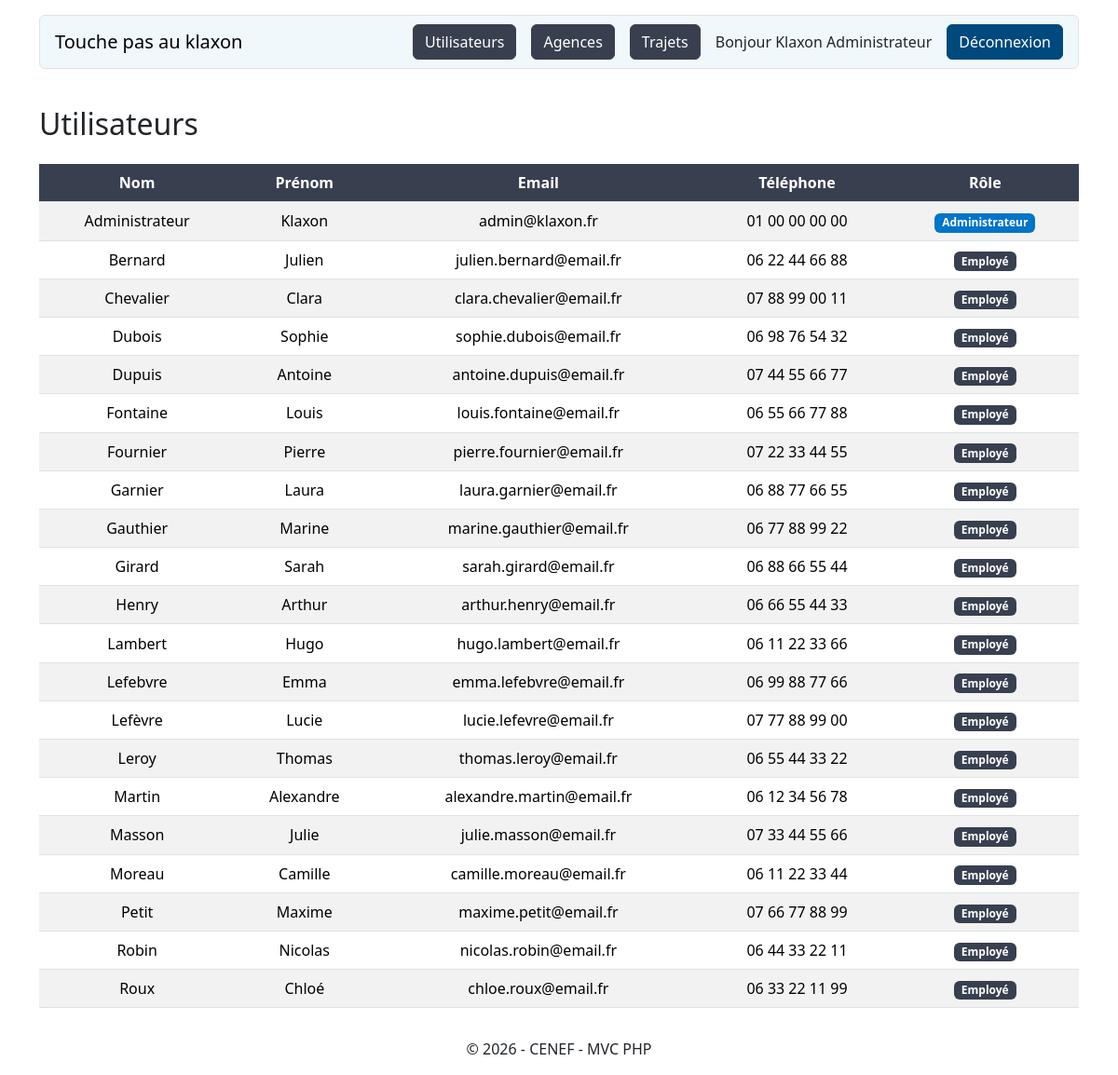
Page /admin/users (signed in) on the committed database.
### tables this page shows
CREATE TABLE employe (
    id_employe INT UNSIGNED NOT NULL AUTO_INCREMENT,
    nom        VARCHAR(100) NOT NULL,
    prenom     VARCHAR(100) NOT NULL,
    telephone  VARCHAR(20)  NOT NULL,
    email      VARCHAR(150) NOT NULL,
    mot_de_passe VARCHAR(255) NOT NULL,
    role       ENUM('user', 'admin') NOT NULL DEFAULT 'user',
    PRIMARY KEY (id_employe),
    CONSTRAINT uq_employe_email UNIQUE (email)
);

### src/Core/Controller.php (called while the page is built, shortened)
<?php
abstract class Controller
{
    protected function render(string $view, array $data = []): void
    {
        View::render($view, $data);
    }
}

### src/Controllers/AdminController.php (called while the page is built, shortened)
<?php
final class AdminController extends Controller
{
    public function users(array $params = []): void
    {
        $this->render('admin/users', [
            'title' => 'Utilisateurs',
            'users' => (new EmployeRepository(Database::getConnection()))->findAll(),
        ]);
    }
}

### public/index.php (called while the page is built, shortened)
<?php
$router = new Router();
$router->dispatch($_SERVER['REQUEST_METHOD'], $_SERVER['REQUEST_URI']);

### src/Models/EmployeRepository.php (called while the page is built, shortened)
<?php
final class EmployeRepository
{
    public function findAll(): array
    {
        $stmt = $this->pdo->query(
            'SELECT id_employe, nom, prenom, telephone, email, role FROM employe ORDER BY nom, prenom'
        );
        $rows = $stmt === false ? [] : $stmt->fetchAll(PDO::FETCH_ASSOC);
        return $rows;
    }
}

### src/Core/Session.php (called while the page is built, shortened)
<?php
final class Session
{
    public static function get(string $key, mixed $default = null): mixed
    {
        return $_SESSION[$key] ?? $default;
    }
}

### src/Core/Auth.php (called while the page is built, shortened)
<?php
final class Auth
{
    public static function user(): ?array
    {
        $user = Session::get('user');
        return $user;
    }
}

### src/Views/admin/users.php (the view, shortened to what this page needs)
<h1 class="h2 my-4">Utilisateurs</h1>
<table class="table table-striped table-klaxon text-center align-middle">
    <thead>
        <tr>
            <th>Nom</th>
            <th>Prénom</th>
            <th>Email</th>
            <th>Téléphone</th>
            <th>Rôle</th>
        </tr>
    </thead>
    <tbody>
        <?php foreach ($users as $user) : ?>
            <tr>
                <td><?= View::e($user['nom']) ?></td>
                <td><?= View::e($user['prenom']) ?></td>
                <td><?= View::e($user['email']) ?></td>
                <td><?= View::e(View::phone((string) $user['telephone'])) ?></td>
                <td>
                    <?php if ($user['role'] === 'admin') : ?>
                        <span class="badge text-bg-primary">Administrateur</span>
                    <?php else : ?>
                        <span class="badge text-bg-secondary">Employé</span>
                    <?php endif; ?>
                </td>
            </tr>
        <?php endforeach; ?>
    </tbody>
</table>

### src/Core/Router.php (shortened to what this page needs)
<?php
final class Router
{
    private array $routes = [];
    public function dispatch(string $method, string $uri): void
    {
        $path = parse_url($uri, PHP_URL_PATH);
        $path = is_string($path) ? '/' . trim($path, '/') : '/';
        foreach ($this->routes as $route) {
            if ($route['method'] !== $method) {
                continue;
            }
            if (preg_match($route['pattern'], $path, $matches) !== 1) {
                continue;
            }
            $params = array_filter($matches, 'is_string', ARRAY_FILTER_USE_KEY);
            [$class, $action] = $route['handler'];
            $controller = new $class();
            $controller->$action($params);
            return;
        }
    }
    private function add(string $method, string $path, array $handler): void
    {
        $pattern = '#^' . (string) preg_replace('#\{(\w+)\}#', '(?P<$1>[^/]+)', $path) . '$#';
        $this->routes[] = [
            'method'  => $method,
            'pattern' => $pattern,
            'handler' => $handler,
        ];
    }
}

### src/Views/partials/header_admin.php (shortened to what this page needs)
<?php
$user = Auth::user();
?>
<header class="container py-3">
    <nav class="navbar bg-light border rounded px-3">
        <a class="navbar-brand" href="/admin">Touche pas au klaxon</a>
        <div class="d-flex align-items-center gap-3">
            <a class="btn btn-secondary" href="/admin/users">Utilisateurs</a>
            <a class="btn btn-secondary" href="/admin/agences">Agences</a>
            <a class="btn btn-secondary" href="/admin/trajets">Trajets</a>
            <span>Bonjour <?= View::e($user['prenom'] ?? '') ?> <?= View::e($user['nom'] ?? '') ?></span>
            <form method="post" action="/logout" class="m-0">
                <button type="submit" class="btn btn-dark">Déconnexion</button>
            </form>
        </div>
    </nav>
</header>

### rows in the picture
employe: prenom "Klaxon", nom "Administrateur", email "admin@klaxon.fr", telephone "01 00 00 00 00", role "Administrateur"
employe: nom "Bernard", prenom "Julien", email "julien.bernard@email.fr", telephone "06 22 44 66 88", role "Employé"
employe: nom "Chevalier", prenom "Clara", email "clara.chevalier@email.fr", telephone "07 88 99 00 11", role "Employé"
employe: nom "Dubois", prenom "Sophie", email "sophie.dubois@email.fr", telephone "06 98 76 54 32", role "Employé"
employe: nom "Dupuis", prenom "Antoine", email "antoine.dupuis@email.fr", telephone "07 44 55 66 77", role "Employé"
employe: nom "Fontaine", prenom "Louis", email "louis.fontaine@email.fr", telephone "06 55 66 77 88", role "Employé"
employe: nom "Fournier", prenom "Pierre", email "pierre.fournier@email.fr", telephone "07 22 33 44 55", role "Employé"
employe: nom "Garnier", prenom "Laura", email "laura.garnier@email.fr", telephone "06 88 77 66 55", role "Employé"
employe: nom "Gauthier", prenom "Marine", email "marine.gauthier@email.fr", telephone "06 77 88 99 22", role "Employé"
employe: nom "Girard", prenom "Sarah", email "sarah.girard@email.fr", telephone "06 88 66 55 44", role "Employé"
employe: nom "Henry", prenom "Arthur", email "arthur.henry@email.fr", telephone "06 66 55 44 33", role "Employé"
employe: nom "Lambert", prenom "Hugo", email "hugo.lambert@email.fr", telephone "06 11 22 33 66", role "Employé"
employe: nom "Lefebvre", prenom "Emma", email "emma.lefebvre@email.fr", telephone "06 99 88 77 66", role "Employé"
employe: nom "Lefèvre", prenom "Lucie", email "lucie.lefevre@email.fr", telephone "07 77 88 99 00", role "Employé"
employe: nom "Leroy", prenom "Thomas", email "thomas.leroy@email.fr", telephone "06 55 44 33 22", role "Employé"
employe: nom "Martin", prenom "Alexandre", email "alexandre.martin@email.fr", telephone "06 12 34 56 78", role "Employé"
employe: nom "Masson", prenom "Julie", email "julie.masson@email.fr", telephone "07 33 44 55 66", role "Employé"
employe: nom "Moreau", prenom "Camille", email "camille.moreau@email.fr", telephone "06 11 22 33 44", role "Employé"
employe: nom "Petit", prenom "Maxime", email "maxime.petit@email.fr", telephone "07 66 77 88 99", role "Employé"
employe: nom "Robin", prenom "Nicolas", email "nicolas.robin@email.fr", telephone "06 44 33 22 11", role "Employé"
employe: nom "Roux", prenom "Chloé", email "chloe.roux@email.fr", telephone "06 33 22 11 99", role "Employé"
